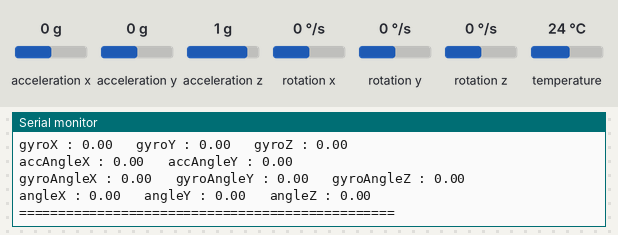
Bench run of a sketch on a simulated Arduino Uno, built with avr-gcc and run on an emulated ATmega328P. Shown: the last lines printed to the serial monitor. Inputs (shaded band) come from the test bench; at power-on: acceleration x 0 g, acceleration y 0 g, acceleration z 1 g, rotation x 0 °/s, rotation y 0 °/s, rotation z 0 °/s, temperature 24 °C.

Above: at 4.2 s.
4.3 s: acceleration x set to -1.4 g
5.8 s: acceleration y set to -1.4 g
At 6.7 s:
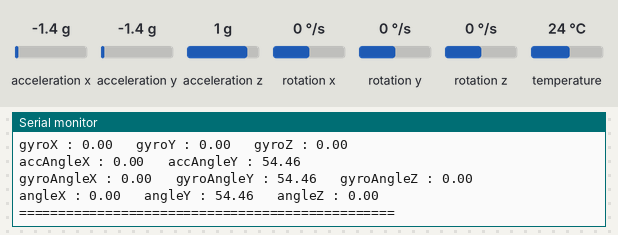
7.3 s: acceleration z set to -1.4 g
At 7.3 s:
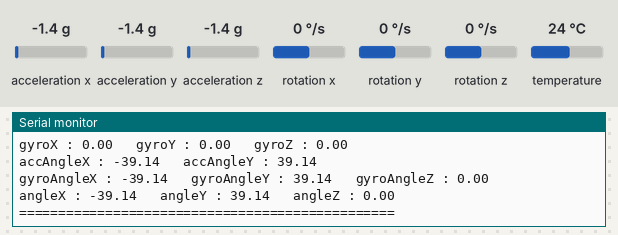
8.8 s: rotation x set to -192 °/s
At 10.5 s:
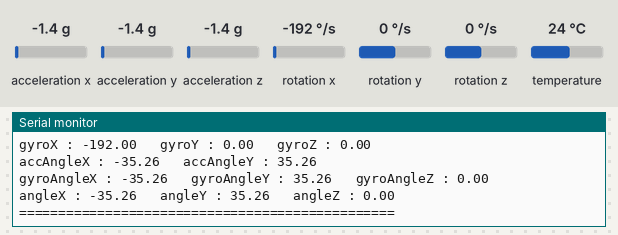
13.4 s: rotation y set to -192 °/s
Timing chart, 0 to 15.9 s (numbered marks = the images above; inputs shaded):
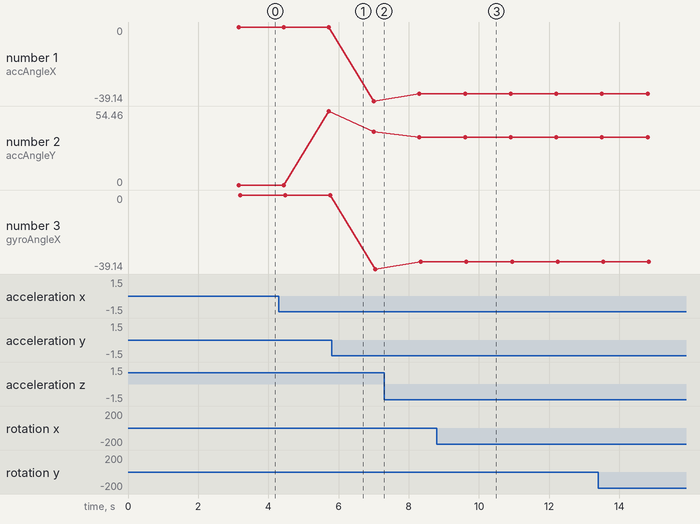

The sketch:

Auto_MPU6050_test.ino
```cpp
#include <MPU6050_tockn.h>
#include <Wire.h>
MPU6050 mpu6050(Wire); // สร ้างออบเจกต์ MPU6050
long timer = 0;

void setup() {
  Serial.begin(9600);
  Wire.begin(); // เรมิ่ การสอื่ สาร I2C
  mpu6050.begin(); // เรมิ่ การท างานของเซน็ เซอร์
  mpu6050.calcGyroOffsets(true); // ปรับเทียบค่า Gyroscope อัตโนมัติ
}

void loop() {
  mpu6050.update(); // อปั เดตคา่ จากเซน็ เซอร์
  if(millis() - timer > 1000){
    Serial.println("==================================================");
    Serial.print("temp : "); // แสดงอุณหภูมิ
    Serial.println(mpu6050.getTemp());

    Serial.print("accX : "); // แสดงค่าความเร่ง (Accelerometer)
    Serial.print(mpu6050.getAccX());
    Serial.print("\t accY : ");
    Serial.print(mpu6050.getAccY());
    Serial.print("\t accZ : ");
    Serial.println(mpu6050.getAccZ());

    Serial.print("gyroX : "); // แสดงคา่ ความเร็วเชงิมมุ (Gyroscope)
    Serial.print(mpu6050.getGyroX());
    Serial.print("\t gyroY : ");
    Serial.print(mpu6050.getGyroY());
    Serial.print("\t gyroZ : ");
    Serial.println(mpu6050.getGyroZ());

    Serial.print("accAngleX : ");
    Serial.print(mpu6050.getAccAngleX()); //ค านวณมุมรอบแกน X (Roll) จาก Accelerometer เท่านั้น
    Serial.print("\t accAngleY : ");
    Serial.println(mpu6050.getAccAngleY()); // ค านวณมุมรอบแกน Y (Pitch) จาก Accelerometer เท่านั้น

    Serial.print("gyroAngleX : ");
    Serial.print(mpu6050.getGyroAngleX()); //ค านวณมุมรอบแกน X (Roll) จาก Gyroscope เท่านั้น
    Serial.print("\t gyroAngleY : ");
    Serial.print(mpu6050.getGyroAngleY()); // ค านวณมุมรอบแกน Y (Pitch) จาก Gyroscope เท่านั้น
    Serial.print("\t gyroAngleZ : ");
    Serial.println(mpu6050.getGyroAngleZ()); // ค านวณมุมรอบแกน Z (Yaw) จาก Gyroscope เท่านั้น

    //ค านวณมุมจากการรวมข ้อมูล Accelerometer + Gyroscope) เพอื่ ลดสญั ญาณรบกวน
    Serial.print("angleX : ");
    Serial.print(mpu6050.getAngleX()); // มุมรอบแกน X (Roll)
    Serial.print("\t angleY : ");
    Serial.print(mpu6050.getAngleY()); // มุมรอบแกน Y (Pitch)
    Serial.print("\t angleZ : ");
    Serial.println(mpu6050.getAngleZ()); // มุมรอบแกน Z (Yaw)
    Serial.println("================================================\n");
    timer = millis();
  }
}
```

Measured:
- after the input at 8.8 s, the serial monitor: prints a new line after 0.76 s (image 3)
- plotted number 1: 0 → -39.14 after the input at 5.8 s, -39.14 → -35.26 after the input at 7.3 s
- plotted number 2: 0 → 54.46 after the input at 4.3 s, 54.46 → 39.14 after the input at 5.8 s, 39.14 → 35.26 after the input at 7.3 s
- plotted number 3: 0 → -39.14 after the input at 5.8 s, -39.14 → -35.26 after the input at 7.3 s
